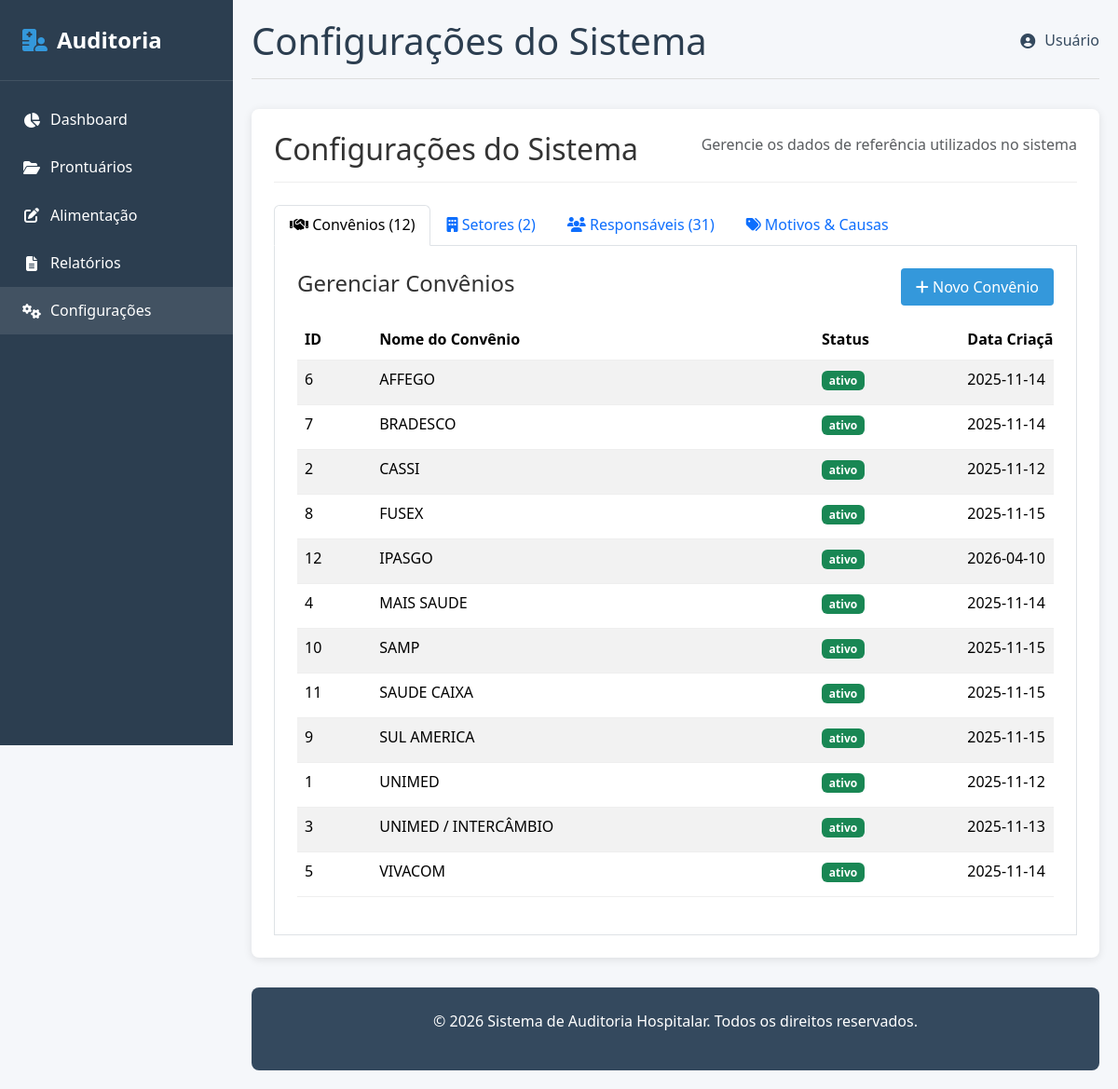
The app's page /configuracoes (signed in) with its own data.
### app.py (models this page shows)
class Convenio(db.Model):
    id = db.Column(db.Integer, primary_key=True)
    nome = db.Column(db.String(100), unique=True, nullable=False)
    status = db.Column(db.String(20), nullable=False, default='ativo')
    data_criacao = db.Column(db.DateTime, default=datetime.now)
    data_atualizacao = db.Column(db.DateTime, default=datetime.now, onupdate=datetime.now)
    def to_dict(self):
        return {
            'id': self.id,
            'nome': self.nome,
            'status': self.status,
            'data_criacao': self.data_criacao.isoformat(),
            'data_atualizacao': self.data_atualizacao.isoformat()
        }

### app.py (the view)
@app.route('/configuracoes')
@admin_required
def configuracoes():
    convenios=[x.to_dict() for x in Convenio.query.order_by(Convenio.nome).all()];setores=[x.to_dict() for x in Setor.query.order_by(Setor.nome).all()];responsaveis=[x.to_dict() for x in Responsavel.query.order_by(Responsavel.nome).all()];tipos=[x.to_dict() for x in TipoErro.query.order_by(TipoErro.nome).all()];causas=[x.to_dict() for x in Causa.query.join(TipoErro).order_by(TipoErro.nome,Causa.descricao).all()];usuarios=[x.to_dict() for x in User.query.order_by(User.active.desc(),User.full_name,User.username).all()];logs=[x.to_dict() for x in AuditLog.query.order_by(AuditLog.created_at.desc()).limit(200).all()]
    stats={'usuarios_total':len(usuarios),'usuarios_ativos':sum(1 for x in usuarios if x['active']),'administradores':sum(1 for x in usuarios if x['role']=='admin' and x['active']),'logs_total':AuditLog.query.count(),'convenios_ativos':sum(1 for x in convenios if x['status']=='ativo'),'setores_ativos':sum(1 for x in setores if x['status']=='ativo'),'responsaveis_ativos':sum(1 for x in responsaveis if x['status']=='ativo')}
    actions=[x[0] for x in db.session.query(AuditLog.action).distinct().order_by(AuditLog.action).all() if x[0]]
    return render_template('configuracoes.html',convenios=convenios,setores=setores,responsaveis=responsaveis,tipos_erro_lista=tipos,tipos_erro=get_tipos_erro_dict(),causas=causas,usuarios=usuarios,logs=logs,config_stats=stats,log_actions=actions)

### app.py (called while the page is built, shortened)
@app.context_processor
def inject_current_year():
    return {'current_year': datetime.now().year}

@login_manager.user_loader
def load_user(user_id):
    try:
        return db.session.get(User, int(user_id))
    except (TypeError, ValueError):
        return None

def admin_required(view):
    @wraps(view)
    @login_required
    def wrapped(*args, **kwargs):
        if not getattr(current_user, 'is_admin', False):
            if request.path.startswith('/api/'):
                return jsonify({'sucesso': False, 'erro': 'Acesso restrito ao administrador.'}), 403
            return redirect(url_for('index'))
        return view(*args, **kwargs)
    return wrapped

def _ensure_security_schema():
    global _schema_ready
    if _schema_ready: return

@app.before_request
def initialize_security_schema():
    try: _ensure_security_schema()
    except Exception:
        db.session.rollback(); app.logger.exception('Falha ao preparar usuários e logs')

def get_tipos_erro_dict():
    try:
        tipos_erro_db = TipoErro.query.options(db.joinedload(TipoErro.causas)).all()
    except Exception as e:
        print(f"AVISO: Falha ao carregar Tipos de Erro: {e}")
        return {}
    tipos_erro_dict = {}
    for tipo in tipos_erro_db:
        chave = tipo.nome
        tipos_erro_dict[chave] = {
            'id': tipo.id,
            'codigo': tipo.codigo or '',
            'nome': tipo.descricao or tipo.nome,
            'chave': tipo.nome,
            'cor': tipo.cor,
            'status': tipo.status,
            'descricao': tipo.descricao,
            'causas': [c.to_dict() for c in tipo.causas if c.status == 'ativo']
        }
    return tipos_erro_dict

    @property
    def is_active(self):
        return bool(self.active)

    @property
    def is_admin(self):
        return self.role == 'admin'

    def to_dict(self):
        return {
            'id': self.id,
            'username': self.username,
            'full_name': self.full_name or '',
            'email': self.email or '',
            'role': self.role or 'auditor',
            'active': bool(self.active),
            'data_criacao': self.data_criacao.isoformat() if self.data_criacao else None,
            'data_atualizacao': self.data_atualizacao.isoformat() if self.data_atualizacao else None,
            'ultimo_login': self.ultimo_login.isoformat() if self.ultimo_login else None,
            'ultimo_ip': self.ultimo_ip or '',
            'login_count': int(self.login_count or 0),
        }

### templates/configuracoes.html (shortened to what this page needs)
{% extends "base.html" %}
{% block header_title %}Configurações do Sistema{% endblock %}
{% block content %}
<div class="content-section">
    <div class="section-header">
        <h2>Configurações do Sistema</h2>
        <p class="text-muted">Gerencie os dados de referência utilizados no sistema</p>
    </div>
    <ul class="nav nav-tabs" id="configTabs" role="tablist">
        <li class="nav-item" role="presentation">
            <button class="nav-link active" id="convenios-tab" data-bs-toggle="tab" data-bs-target="#convenios" type="button" role="tab">
                <i class="fas fa-handshake"></i> Convênios ({{ convenios|length }})
            </button>
        </li>
        <li class="nav-item" role="presentation">
            <button class="nav-link" id="setores-tab" data-bs-toggle="tab" data-bs-target="#setores" type="button" role="tab">
                <i class="fas fa-building"></i> Setores ({{ setores|length }})
            </button>
        </li>
        <li class="nav-item" role="presentation">
            <button class="nav-link" id="responsaveis-tab" data-bs-toggle="tab" data-bs-target="#responsaveis" type="button" role="tab">
                <i class="fas fa-users"></i> Responsáveis ({{ responsaveis|length }})
            </button>
        </li>
        <li class="nav-item" role="presentation">
            <button class="nav-link" id="motivos-causas-tab" data-bs-toggle="tab" data-bs-target="#motivos_causas" type="button" role="tab">
                <i class="fas fa-tags"></i> Motivos & Causas
            </button>
        </li>
    </ul>
    <div class="tab-content p-4 border border-top-0" id="configTabsContent">
        <div class="tab-pane fade show active" id="convenios" role="tabpanel">
            <div class="d-flex justify-content-between align-items-center mb-3">
                <h4>Gerenciar Convênios</h4>
                <button class="btn btn-primary" onclick="abrirModalConvenio()">
                    <i class="fas fa-plus"></i> Novo Convênio
                </button>
            </div>
            {% if convenios %}
            <div class="table-container">
                <table class="table table-striped table-hover">
                    <thead>
                        <tr>
                            <th>ID</th>
                            <th>Nome do Convênio</th>
                            <th>Status</th>
                            <th>Data Criação</th>
                        </tr>
                    </thead>
                    <tbody>
                        {% for convenio in convenios %}
                        <tr>
                            <td>{{ convenio.id }}</td>
                            <td>{{ convenio.nome }}</td>
                            <td>
                                <span class="badge bg-{{ 'success' if convenio.status == 'ativo' else 'secondary' }}">
                                    {{ convenio.status }}
                                </span>
                            </td>
                            <td>{{ convenio.data_criacao[:10] if convenio.data_criacao else '-' }}</td>
                        </tr>
                        {% endfor %}
                    </tbody>
                </table>
            </div>
            {% else %}
            <div class="alert alert-warning">
                <i class="fas fa-exclamation-triangle"></i>
                Nenhum convênio cadastrado.
            </div>
            {% endif %}
        </div>
    </div>
</div>
{% endblock %}

### templates/base.html (shortened to what this page needs)
<!DOCTYPE html>
<html lang="pt-br">
<head>
    <link href="https://cdn.jsdelivr.net/npm/bootstrap@5.3.3/dist/css/bootstrap.min.css" rel="stylesheet" xintegrity="sha384-QWTKZyjpPEjISv5WaRU9OFeRpok6YctnYmDr5pNlyT2bRjXh0JMhjY6hW+ALEwIH">
    <link rel="stylesheet" href="{{ url_for('static', filename='css/style.css') }}">
    <link rel="stylesheet" href="https://cdnjs.cloudflare.com/ajax/libs/font-awesome/6.5.1/css/all.min.css" xintegrity="sha512-DTOQO9RWCH3ppGqcWaEA1BIZOC6xxalwEsw9c2QQeAIftl+Vegovlnee1c9QX4TctnWMn13TZye+giMm8e2LwA==" />
    <link rel="stylesheet" type="text/css" href="https://cdn.jsdelivr.net/npm/toastify-js/src/toastify.min.css">
</head>
<body>
    <nav class="sidebar">
        <div class="sidebar-header">
            <div class="logo">
                <i class="fas fa-hospital-user"></i>
                <span>Auditoria</span>
            </div>
        </div>
        <div class="sidebar-menu">
            <a class="menu-item {% if request.path == url_for('index') %}active{% endif %}" href="{{ url_for('index') }}">
                <i class="fas fa-chart-pie"></i>
                <span class="menu-text">Dashboard</span>
            </a>
            <a class="menu-item {% if request.path == url_for('prontuarios') %}active{% endif %}" href="{{ url_for('prontuarios') }}">
                <i class="fas fa-folder-open"></i>
                <span class="menu-text">Prontuários</span>
            </a>
            <a class="menu-item {% if request.path == url_for('alimentacao') %}active{% endif %}" href="{{ url_for('alimentacao') }}">
                <i class="fas fa-edit"></i>
                <span class="menu-text">Alimentação</span>
            </a>
            <a class="menu-item {% if request.path == url_for('relatorios') %}active{% endif %}" href="{{ url_for('relatorios') }}">
                <i class="fas fa-file-alt"></i>
                <span class="menu-text">Relatórios</span>
            </a>
            <a class="menu-item {% if request.path == url_for('configuracoes') %}active{% endif %}" href="{{ url_for('configuracoes') }}">
                <i class="fas fa-cogs"></i>
                <span class="menu-text">Configurações</span>
            </a>
        </div>
    </nav>
    <main class="main-content">
        <header class="header">
            <h1>{% block header_title %}Dashboard{% endblock %}</h1>
            <div class="user-info">
                <i class="fas fa-user-circle"></i>
                <span>Usuário</span>
            </div>
        </header>
        {% block content %}{% endblock %}
        <footer>
            <p>&copy; {{ current_year }} Sistema de Auditoria Hospitalar. Todos os direitos reservados.</p>
        </footer>
    </main>
</body>
</html>

### static/css/style.css (style rules this page uses)
:root { --primary-color: #2c3e50; --secondary-color: #3498db; --success-color: #27ae60; --warning-color: #f39c12; --danger-color: #e74c3c; --light-color: #ecf0f1; --dark-color: #34495e; --sidebar-width: 250px; }
* { margin: 0; padding: 0; box-sizing: border-box; font-family: 'Segoe UI', Tahoma, Geneva, Verdana, sans-serif; }
html, body { width: 100%; max-width: 100%; min-height: 100%; overflow-x: hidden; }
body { background-color: #f5f7fa; color: #333; line-height: 1.6; display: block; }
.sidebar { width: var(--sidebar-width); background-color: var(--primary-color); color: white; height: 100vh; position: fixed; top: 0; left: 0; z-index: 1000; overflow-y: auto; overflow-x: hidden; transition: all 0.3s; }
.sidebar-header { padding: 1.5rem; border-bottom: 1px solid rgba(255,255,255,0.1); }
.logo { font-size: 1.5rem; font-weight: bold; display: flex; align-items: center; gap: 10px; }
.logo i { color: var(--secondary-color); }
.sidebar-menu { padding: 1rem 0; }
.menu-item { padding: 0.8rem 1.5rem; display: flex; align-items: center; gap: 10px; cursor: pointer; transition: background-color 0.3s; color: white; text-decoration: none; border: none; background: none; width: 100%; text-align: left; }
.menu-item:hover, .menu-item.active { background-color: rgba(255,255,255,0.1); text-decoration: none; color: white; }
.menu-item i { width: 20px; text-align: center; }
.main-content { margin-left: var(--sidebar-width); width: calc(100% - var(--sidebar-width)); max-width: calc(100% - var(--sidebar-width)); min-width: 0; min-height: 100vh; padding: 20px; overflow-x: hidden; transition: margin-left 0.3s, width 0.3s, max-width 0.3s; }
.main-content > * { max-width: 100%; min-width: 0; }
.header { display: flex; justify-content: space-between; align-items: center; margin-bottom: 2rem; padding-bottom: 1rem; border-bottom: 1px solid #ddd; }
.header h1 { color: var(--primary-color); margin: 0; }
.user-info { display: flex; align-items: center; gap: 10px; color: var(--dark-color); }
.content-section { width: 100%; max-width: 100%; min-width: 0; background: white; border-radius: 8px; box-shadow: 0 2px 10px rgba(0,0,0,0.1); padding: 1.5rem; margin-bottom: 2rem; overflow: hidden; }
.section-header { display: flex; justify-content: space-between; align-items: center; margin-bottom: 1.5rem; padding-bottom: 0.5rem; border-bottom: 1px solid #eee; }
.table-container { display: block; width: 100%; max-width: 100%; min-width: 0; overflow-x: auto; overflow-y: visible; -webkit-overflow-scrolling: touch; overscroll-behavior-x: contain; }
.table-container > table { width: max-content; min-width: 100%; margin-left: 0 !important; margin-right: 0 !important; }
table { width: 100%; border-collapse: collapse; }
th, td { padding: 0.75rem 1rem; text-align: left; border-bottom: 1px solid #eee; }
th { background-color: var(--light-color); font-weight: 600; position: sticky; top: 0; }
.btn { padding: 0.5rem 1rem; border: none; border-radius: 4px; cursor: pointer; font-weight: 500; transition: background-color 0.3s; text-decoration: none; display: inline-block; }
.btn-primary { background-color: var(--secondary-color); color: white; }
footer { background-color: var(--dark-color); color: white; text-align: center; padding: 1.5rem; margin-top: 2rem; border-radius: 8px; }
.content-section { animation: fadeIn 0.5s ease-in-out; }
.sidebar { top: 0; left: 0; z-index: 1000; }
.main-content { box-sizing: border-box; margin-left: var(--sidebar-width); width: calc(100% - var(--sidebar-width)); max-width: calc(100% - var(--sidebar-width)); min-width: 0; overflow-x: hidden; }
.main-content .content-section { width: 100%; max-width: 100%; min-width: 0; }
.main-content .table-container, .main-content .table-responsive { display: block; width: 100%; max-width: 100%; min-width: 0; overflow-x: auto !important; overflow-y: visible; -webkit-overflow-scrolling: touch; }
.main-content .table-container > table, .main-content .table-responsive > table { min-width: 1180px; width: 100%; margin-left: 0 !important; margin-right: 0 !important; }

### records on screen
Convenio: id "6", nome "AFFEGO", status "ativo", data_criacao "2025-11-14"
Convenio: id "7", nome "BRADESCO", status "ativo", data_criacao "2025-11-14"
Convenio: id "2", nome "CASSI", status "ativo", data_criacao "2025-11-12"
Convenio: id "8", nome "FUSEX", status "ativo", data_criacao "2025-11-15"
Convenio: id "12", nome "IPASGO", status "ativo", data_criacao "2026-04-10"
Convenio: id "4", nome "MAIS SAUDE", status "ativo", data_criacao "2025-11-14"
Convenio: id "10", nome "SAMP", status "ativo", data_criacao "2025-11-15"
Convenio: id "11", nome "SAUDE CAIXA", status "ativo", data_criacao "2025-11-15"
Convenio: id "9", nome "SUL AMERICA", status "ativo", data_criacao "2025-11-15"
Convenio: id "1", nome "UNIMED", status "ativo", data_criacao "2025-11-12"
Convenio: id "3", nome "UNIMED / INTERCÂMBIO", status "ativo", data_criacao "2025-11-13"
Convenio: id "5", nome "VIVACOM", status "ativo", data_criacao "2025-11-14"

### other values on screen
{{ convenios|length }} "12"
{{ setores|length }} "2"
{{ responsaveis|length }} "31"
